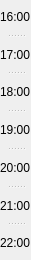
        <widget class="QSplitter" name="time_splitter">
         <property name="geometry">
          <rect>
           <x>13</x>
           <y>21</y>
           <width>27</width>
           <height>260</height>
          </rect>
         </property>
         <property name="orientation">
          <enum>Qt::Vertical</enum>
         </property>
         <widget class="QLabel" name="label">
          <property name="styleSheet">
           <string notr="true">color: &quot;#D9B08C&quot;;</string>
          </property>
          <property name="text">
           <string>16:00</string>
          </property>
         </widget>
         <widget class="QLabel" name="label_9">
          <property name="styleSheet">
           <string notr="true">color: &quot;#D9B08C&quot;;</string>
          </property>
          <property name="text">
           <string>17:00</string>
          </property>
         </widget>
         <widget class="QLabel" name="label_11">
          <property name="styleSheet">
           <string notr="true">color: &quot;#D9B08C&quot;;</string>
          </property>
          <property name="text">
           <string>18:00</string>
          </property>
         </widget>
         <widget class="QLabel" name="label_13">
          <property name="styleSheet">
           <string notr="true">color: &quot;#D9B08C&quot;;</string>
          </property>
          <property name="text">
           <string>19:00</string>
          </property>
         </widget>
         <widget class="QLabel" name="label_12">
          <property name="styleSheet">
           <string notr="true">color: &quot;#D9B08C&quot;;</string>
          </property>
          <property name="text">
           <string>20:00</string>
          </property>
         </widget>
         <widget class="QLabel" name="label_14">
          <property name="styleSheet">
           <string notr="true">color: &quot;#D9B08C&quot;;</string>
          </property>
          <property name="text">
           <string>21:00</string>
          </property>
         </widget>
         <widget class="QLabel" name="label_15">
          <property name="styleSheet">
           <string notr="true">color: &quot;#D9B08C&quot;;</string>
          </property>
          <property name="text">
           <string>22:00</string>
          </property>
         </widget>
        </widget>
